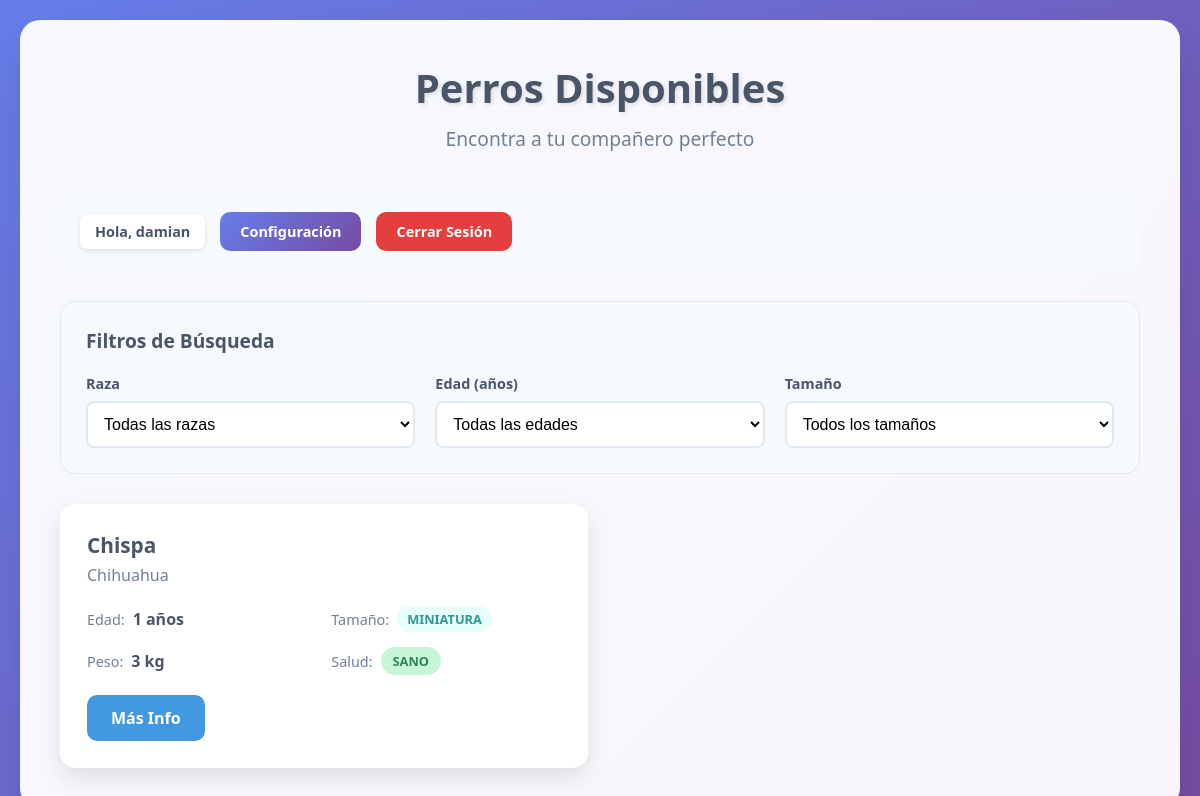
The page /lista/ (signed in) on the database its author committed.
### adopcion/models.py (models this page shows, shortened)
class Perro(models.Model):
    nombre = models.CharField(max_length=100)
    edad = models.IntegerField()
    estado_salud = models.CharField(
        max_length=50,
        choices=EstadoSalud.choices,
        default=EstadoSalud.SANO)
    estado = models.CharField(
        max_length=10,
        choices=EstadoMascota.choices,
        default=EstadoMascota.DISPONIBLE
    )
    raza = models.ForeignKey(Raza, on_delete=models.CASCADE, null=True, blank=True)

class Raza(models.Model):
    tipo_raza = models.CharField(max_length=30)
    tamaño = models.CharField(
        max_length=10,
        choices=Tamaño.choices,
        default=Tamaño.MINIATURA
    )
    peso = models.IntegerField()

### adopcion/views.py (the view)
# urls.py: path('lista/', lista, name='lista'),
def lista(request):
    if 'usuario_dni' not in request.session:
        messages.error(request, 'Debe iniciar sesión para ver la lista')
        return redirect('index')
    raza_filtro = request.GET.get('raza', '')
    edad_filtro = request.GET.get('edad', '')
    tamaño_filtro = request.GET.get('tamaño', '')
    busqueda = request.GET.get('busqueda', '')
    orden = request.GET.get('orden', 'nombre')
    perros_disponibles = Perro.objects.filter(estado='disponible').select_related('raza')
    if raza_filtro:
        perros_disponibles = perros_disponibles.filter(raza__tipo_raza__icontains=raza_filtro)
    if edad_filtro:
        perros_disponibles = perros_disponibles.filter(edad=edad_filtro)
    if tamaño_filtro:
        perros_disponibles = perros_disponibles.filter(raza__tamaño=tamaño_filtro)
    if busqueda:
        perros_disponibles = perros_disponibles.filter(
            Q(nombre__icontains=busqueda) |
            Q(raza__tipo_raza__icontains=busqueda)
        )
    if orden == 'edad':
        perros_disponibles = perros_disponibles.order_by('edad')
    elif orden == 'nombre':
        perros_disponibles = perros_disponibles.order_by('nombre')
    elif orden == 'raza':
        perros_disponibles = perros_disponibles.order_by('raza__tipo_raza')
    perfiles_perros = []
    for perro in perros_disponibles:
        perfil = PerfilMascota(perro)
        perfiles_perros.append(perfil.get_perfil_completo())
    razas_disponibles = Raza.objects.filter(perro__estado='disponible').distinct()
    edades_disponibles = Perro.objects.filter(estado='disponible').values_list('edad', flat=True).distinct().order_by('edad')
    tamaños_disponibles = Raza.objects.filter(perro__estado='disponible').values_list('tamaño', flat=True).distinct()
    context = {
        'perros_disponibles': perros_disponibles,
        'perfiles_perros': perfiles_perros,
        'razas_disponibles': razas_disponibles,
        'edades_disponibles': edades_disponibles,
        'tamaños_disponibles': tamaños_disponibles,
        'filtros_activos': {
            'raza': raza_filtro,
            'edad': edad_filtro,
            'tamaño': tamaño_filtro,
            'busqueda': busqueda,
            'orden': orden,
        },
        'usuario_actual': {
            'nombre': request.session.get('usuario_nombre', ''),
            'email': request.session.get('usuario_email', '')
        }
    }
    return render(request, 'lista.html', context)

### adopcion/models.py (called while the page is built)
    def _cargar_componentes(self):
        try:
            if hasattr(self.perro, 'vacuna'):
                self.vacunas = self.perro.vacuna
        except:
            pass
        try:
            if hasattr(self.perro, 'temperamento'):
                self.temperamento = self.perro.temperamento
        except:
            pass

    def get_perfil_completo(self):
        perfil = {
            'perro': self.perro,
            'info_basica': self.get_info_basica(),
            'vacunas': self._get_info_vacunas(),
            'temperamento': self._get_info_temperamento(),
        }
        return perfil

    def get_info_basica(self):
        return f"{self.perro.nombre} - {self.perro.edad} años - {self.perro.estado_salud}"

    def _get_info_vacunas(self):
        if self.vacunas:
            vacunas_aplicadas = []
            if self.vacunas.moquillo_canino:
                vacunas_aplicadas.append("Moquillo Canino")
            if self.vacunas.parvovirus:
                vacunas_aplicadas.append("Parvovirus")
            if self.vacunas.hepatitis_infecciosa_canina:
                vacunas_aplicadas.append("Hepatitis Infecciosa")
            if self.vacunas.rabia:
                vacunas_aplicadas.append("Rabia")
            if self.vacunas.leptos_pirosis:
                vacunas_aplicadas.append("Leptospirosis")
            return vacunas_aplicadas
        return []

    def _get_info_temperamento(self):
        if self.temperamento:
            caracteristicas = []
            if self.temperamento.enojado:
                caracteristicas.append("Enojado")
            if self.temperamento.tranquilo:
                caracteristicas.append("Tranquilo")
            if self.temperamento.travieso:
                caracteristicas.append("Travieso")
            if self.temperamento.alegre:
                caracteristicas.append("Alegre")
            return caracteristicas
        return []

### adopcion/templates/lista.html (shortened to what this page needs)
<!DOCTYPE html>
<html lang="es">
<head>
    {% load static %}
    <link rel="stylesheet" href="{% static 'lista.css' %}">
</head>
<body>
    <div class="container">
        <div class="header">
            <h1>Perros Disponibles</h1>
            <h2>Encontra a tu compañero perfecto</h2>
        </div>
        <div class="nav-bar">
             <div class="nav-buttons">
                <span class="user-welcome">Hola, {{ usuario_actual.nombre }}</span>
                <a href="/confusu" class="btn btn-primary">Configuración</a>
                <a href="/logout" class="btn btn-danger">Cerrar Sesión</a>
            </div>
        </div>
        <div class="filters-section">
            <div class="filters-header">
                <h3 class="filters-title">Filtros de Búsqueda</h3>
            </div>
            <form method="GET" action="/lista" id="filters-form">
                <div class="filters-grid">
                    <div class="filter-group">
                        <label for="raza">Raza</label>
                        <select name="raza" id="raza" onchange="this.form.submit()">
                            <option value="">Todas las razas</option>
                        </select>
                    </div>
                    <div class="filter-group">
                        <label for="edad">Edad (años)</label>
                        <select name="edad" id="edad" onchange="this.form.submit()">
                            <option value="">Todas las edades</option>
                        </select>
                    </div>
                    <div class="filter-group">
                        <label for="tamaño">Tamaño</label>
                        <select name="tamaño" id="tamaño" onchange="this.form.submit()">
                            <option value="">Todos los tamaños</option>
                        </select>
                    </div>
                </div>
            </form>
        </div>
        {% if perros_disponibles %}
            <div class="dogs-grid">
                {% for perro in perros_disponibles %}
                <div class="dog-card">
                    <div class="dog-header">
                        <div class="dog-info">
                            <h3>{{ perro.nombre }}</h3>
                            <div class="dog-breed">{{ perro.raza.tipo_raza }}</div>
                        </div>
                    </div>
                    <div class="dog-details">
                        <div class="detail-item">
                            <span class="detail-label">Edad:</span>
                            <span class="detail-value">{{ perro.edad }} años</span>
                        </div>
                        <div class="detail-item">
                            <span class="detail-label">Tamaño:</span>
                            <span class="size-badge size-{{ perro.raza.tamaño }}">{{ perro.raza.tamaño }}</span>
                        </div>
                        <div class="detail-item">
                            <span class="detail-label">Peso:</span>
                            <span class="detail-value">{{ perro.raza.peso }} kg</span>
                        </div>
                        <div class="detail-item">
                            <span class="detail-label">Salud:</span>
                            <span class="status-badge status-{{ perro.estado_salud }}">{{ perro.estado_salud }}</span>
                        </div>
                    </div>
                    <div class="dog-actions">
                        <a href="/perro/{{ perro.id }}/" class="btn btn-info">Más Info</a>
                    </div>
                </div>
                {% endfor %}
            </div>
        {% else %}
            <div class="no-dogs">
                <a href="/" class="btn btn-primary">Volver al Inicio</a>
            </div>
        {% endif %}
    </div>
</body>
</html>

### adopcion/static/lista.css (style rules this page uses)
* { margin: 0; padding: 0; box-sizing: border-box; }
body { font-family: 'Segoe UI', Tahoma, Geneva, Verdana, sans-serif; background: linear-gradient(135deg, #667eea 0%, #764ba2 100%); min-height: 100vh; padding: 20px; }
.container { max-width: 1200px; margin: 0 auto; background: rgba(255, 255, 255, 0.95); border-radius: 20px; box-shadow: 0 20px 40px rgba(0, 0, 0, 0.1); padding: 40px; backdrop-filter: blur(10px); }
.header { text-align: center; margin-bottom: 40px; }
.header h1 { color: #4a5568; font-size: 2.5rem; font-weight: 700; margin-bottom: 10px; text-shadow: 2px 2px 4px rgba(0, 0, 0, 0.1); }
.header h2 { color: #718096; font-size: 1.2rem; font-weight: 400; margin-bottom: 20px; }
.nav-bar { display: flex; justify-content: space-between; align-items: center; margin-bottom: 30px; padding: 20px; background: #f7fafc; border-radius: 15px; }
.nav-buttons { display: flex; gap: 15px; align-items: center; }
.nav-buttons .btn { margin: 0; padding: 10px 20px; font-size: 0.9rem; }
.user-welcome { color: #4a5568; font-weight: 600; font-size: 0.9rem; padding: 8px 15px; background: white; border-radius: 8px; box-shadow: 0 2px 5px rgba(0, 0, 0, 0.1); }
.btn { display: inline-block; padding: 12px 24px; border: none; border-radius: 10px; text-decoration: none; font-weight: 600; font-size: 1rem; cursor: pointer; transition: all 0.3s ease; text-align: center; }
.btn-danger { background: #e53e3e; color: white; }
.btn-primary { background: linear-gradient(135deg, #667eea 0%, #764ba2 100%); color: white; }
.dogs-grid { display: grid; grid-template-columns: repeat(auto-fill, minmax(350px, 1fr)); gap: 25px; margin-top: 30px; }
.dog-card { background: white; border-radius: 15px; padding: 25px; box-shadow: 0 10px 25px rgba(0, 0, 0, 0.1); transition: all 0.3s ease; border: 2px solid transparent; }
.dog-header { display: flex; align-items: center; margin-bottom: 20px; }
.dog-info h3 { color: #4a5568; font-size: 1.3rem; font-weight: 700; margin-bottom: 5px; }
.dog-breed { color: #718096; font-size: 1rem; font-weight: 500; }
.dog-details { display: grid; grid-template-columns: 1fr 1fr; gap: 15px; margin-bottom: 20px; }
.detail-item { display: flex; align-items: center; gap: 8px; }
.detail-label { font-size: 0.9rem; color: #718096; font-weight: 500; }
.detail-value { font-size: 1rem; color: #4a5568; font-weight: 600; }
.status-badge { display: inline-block; padding: 5px 12px; border-radius: 20px; font-size: 0.8rem; font-weight: 600; text-transform: uppercase; }
.status-sano { background: #c6f6d5; color: #2f855a; }
.size-badge { display: inline-block; padding: 4px 10px; border-radius: 15px; font-size: 0.8rem; font-weight: 600; text-transform: uppercase; }
.size-miniatura { background: #e6fffa; color: #319795; }
.dog-actions { display: flex; gap: 10px; margin-top: 20px; }
.btn-info { background: #4299e1; color: white; }
.filters-section { background: #f7fafc; border-radius: 15px; padding: 25px; margin-bottom: 30px; border: 1px solid #e2e8f0; }
.filters-header { display: flex; justify-content: space-between; align-items: center; margin-bottom: 20px; }
.filters-title { color: #4a5568; font-size: 1.2rem; font-weight: 600; }
.filters-grid { display: grid; grid-template-columns: repeat(auto-fit, minmax(200px, 1fr)); gap: 20px; }
.filter-group { display: flex; flex-direction: column; }
.filter-group label { color: #4a5568; font-weight: 600; font-size: 0.9rem; margin-bottom: 8px; }
.filter-group select { padding: 12px; border: 2px solid #e2e8f0; border-radius: 8px; font-size: 1rem; background: white; transition: all 0.3s ease; }

### rows shown on the page
Perro: nombre "Chispa", raza.tipo_raza "Chihuahua", edad "1", raza.tamaño "MINIATURA", raza.peso "3", estado_salud "SANO"

### other values the page prints
{{ usuario_actual.nombre }} "damian"
